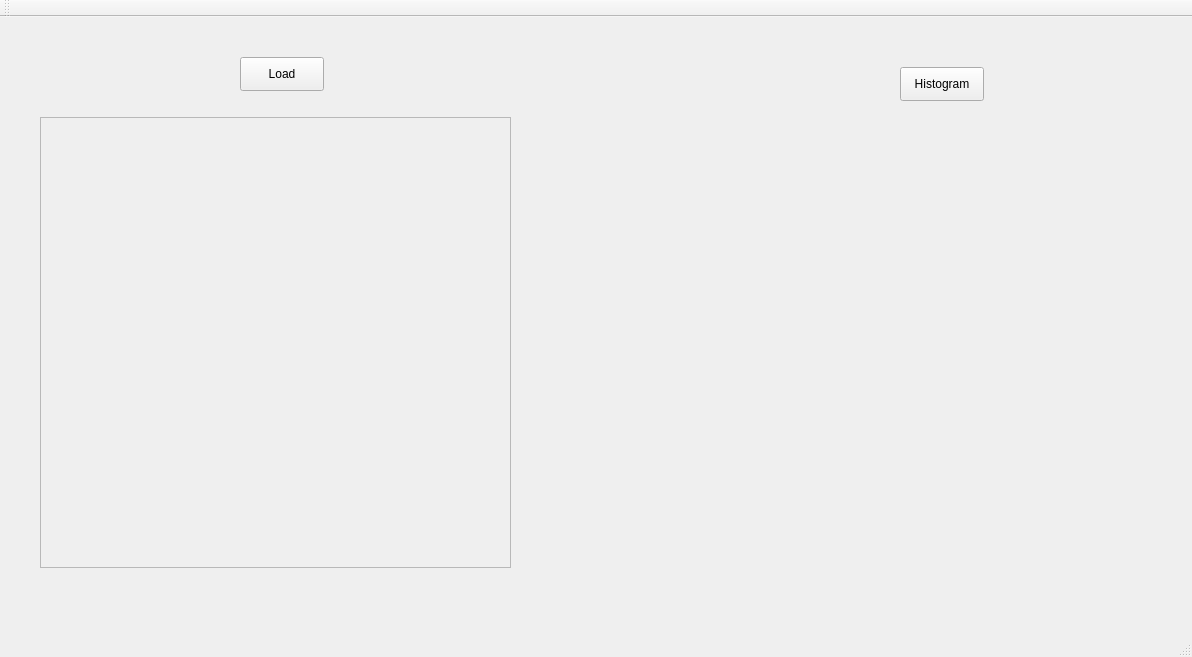
<?xml version="1.0" encoding="UTF-8"?>
<ui version="4.0">
 <class>MainWindow</class>
 <widget class="QMainWindow" name="MainWindow">
  <property name="geometry">
   <rect>
    <x>0</x>
    <y>0</y>
    <width>1192</width>
    <height>657</height>
   </rect>
  </property>
  <property name="windowTitle">
   <string>MainWindow</string>
  </property>
  <widget class="QWidget" name="centralWidget">
   <widget class="QPushButton" name="pushButton">
    <property name="geometry">
     <rect>
      <x>240</x>
      <y>40</y>
      <width>84</width>
      <height>34</height>
     </rect>
    </property>
    <property name="text">
     <string>Load</string>
    </property>
   </widget>
   <widget class="QPushButton" name="pushButton_2">
    <property name="geometry">
     <rect>
      <x>900</x>
      <y>50</y>
      <width>84</width>
      <height>34</height>
     </rect>
    </property>
    <property name="text">
     <string>Histogram</string>
    </property>
   </widget>
   <widget class="QScrollArea" name="scrollArea">
    <property name="geometry">
     <rect>
      <x>40</x>
      <y>100</y>
      <width>471</width>
      <height>451</height>
     </rect>
    </property>
    <property name="widgetResizable">
     <bool>true</bool>
    </property>
    <widget class="QWidget" name="scrollAreaWidgetContents">
     <property name="geometry">
      <rect>
       <x>0</x>
       <y>0</y>
       <width>467</width>
       <height>447</height>
      </rect>
     </property>
    </widget>
   </widget>
   <widget class="QCustomPlot" name="customplot" native="true">
    <property name="geometry">
     <rect>
      <x>650</x>
      <y>100</y>
      <width>531</width>
      <height>451</height>
     </rect>
    </property>
   </widget>
  </widget>
  <widget class="QMenuBar" name="menuBar">
   <property name="geometry">
    <rect>
     <x>0</x>
     <y>0</y>
     <width>1192</width>
     <height>30</height>
    </rect>
   </property>
  </widget>
  <widget class="QToolBar" name="mainToolBar">
   <attribute name="toolBarArea">
    <enum>TopToolBarArea</enum>
   </attribute>
   <attribute name="toolBarBreak">
    <bool>false</bool>
   </attribute>
  </widget>
  <widget class="QStatusBar" name="statusBar"/>
 </widget>
 <layoutdefault spacing="6" margin="11"/>
 <customwidgets>
  <customwidget>
   <class>QCustomPlot</class>
   <extends>QWidget</extends>
   <header location="global">qcustomplot.h</header>
   <container>1</container>
  </customwidget>
 </customwidgets>
 <resources/>
 <connections/>
</ui>
